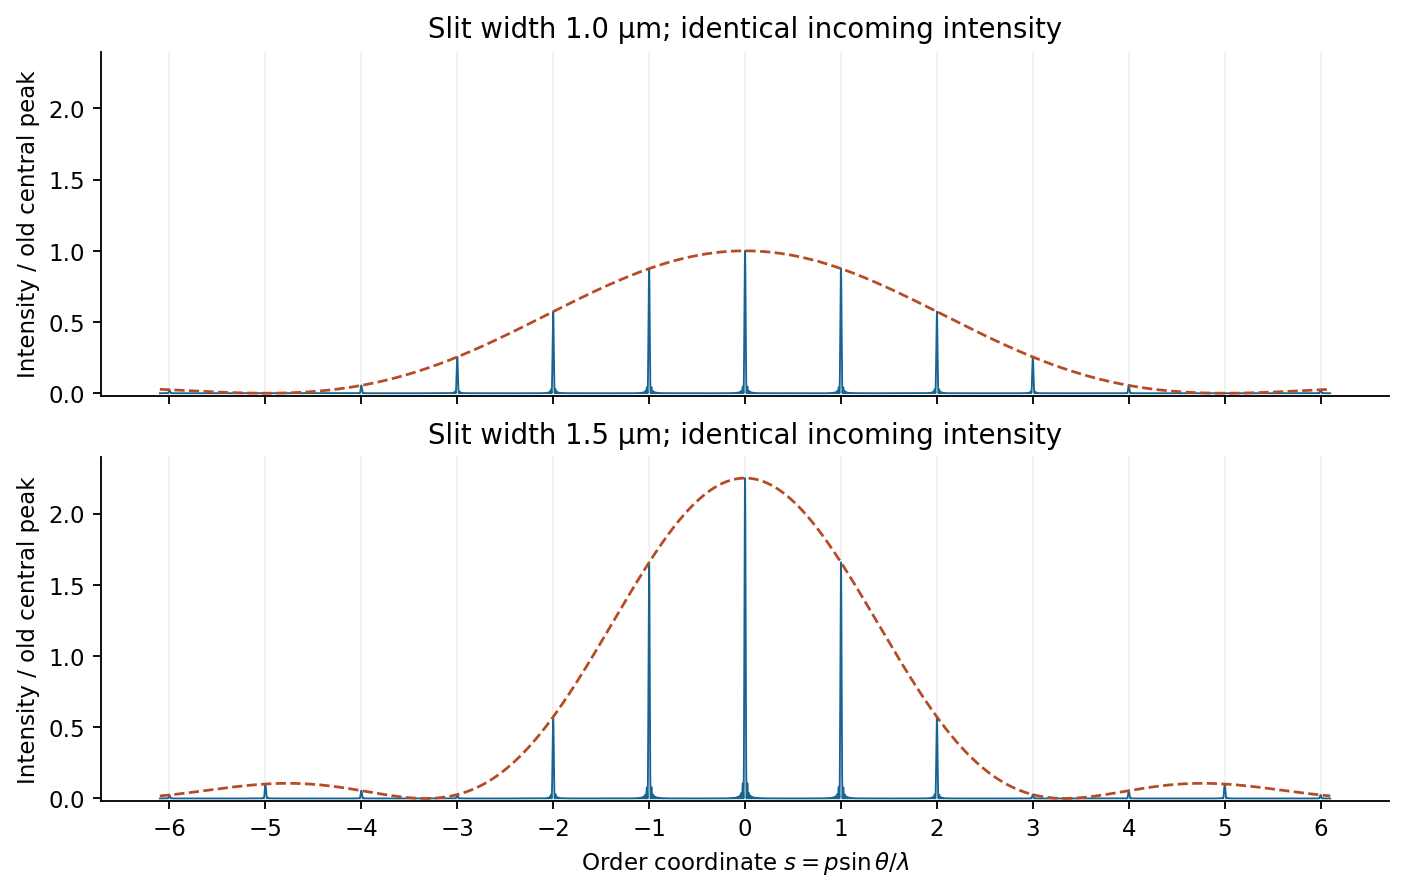

Here is the Python script that generated this plot:
"""Original pedagogical figure; Python 3.14, numpy 2.3.5, matplotlib 3.10.7.
Run from the destination directory: output is the script's basename PNG in cwd.
"""
import numpy as np
import matplotlib
matplotlib.use("Agg")
import matplotlib.pyplot as plt
plt.rcParams.update({"font.size": 10, "figure.facecolor": "white", "axes.spines.top": False, "axes.spines.right": False})
fig,axs=plt.subplots(2,1,figsize=(8.4,5.3),sharex=True,sharey=True,layout='constrained')
s=np.linspace(-6.1,6.1,55000);N=60
# sin(N*pi*s)/(N*sin(pi*s)) evaluated without removable singularities.
array=np.sinc(N*(s-np.rint(s)))/np.sinc(s-np.rint(s))
for ax,w in zip(axs,[1.,1.5]):
 envelope=w*w*np.sinc(w*s/5)**2;I=envelope*array**2
 ax.plot(s,I,c='#176493',lw=.8);ax.plot(s,envelope,'--',c='#b64b24',lw=1.2)
 ax.set(ylabel='Intensity / old central peak',ylim=(-.02,2.4),title=f'Slit width {w:.1f} μm; identical incoming intensity')
 ax.set_xticks(np.arange(-6,7));ax.grid(axis='x',alpha=.18)
axs[-1].set_xlabel(r'Order coordinate $s=p\sin\theta/\lambda$')
fig.savefig("paper-1-grating-widths.png", dpi=165, facecolor="white", bbox_inches="tight")
plt.close(fig)
